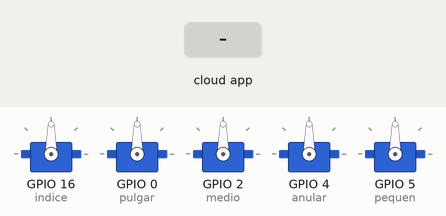
Simulated run of this sketch. Board: ESP8266 (NodeMCU). Shown: 5 × servo. Inputs (shaded band) come from the test bench. WiFi joins after 1.5 s; servers stay silent unless stated; the ROS host is connected and sends only what is stated; what the sketch prints to the serial monitor is not drawn.

Above: at 2.7 s.
2.8 s: the phone or cloud app sets indice to 0
At 4.2 s:
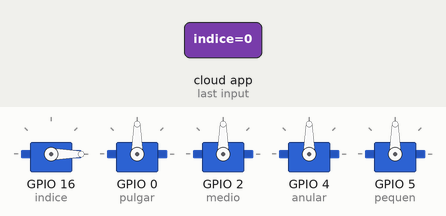
4.5 s: the phone or cloud app sets anular to 0
At 5.6 s:
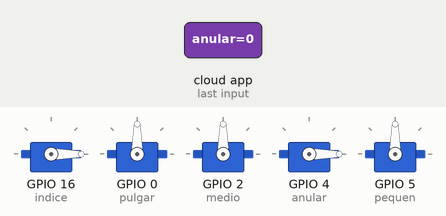
6.0 s: the phone or cloud app sets medio to 0
At 6.9 s:
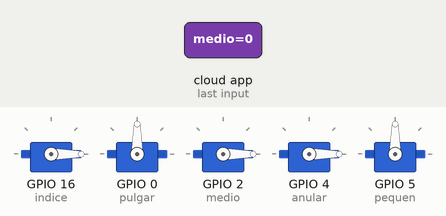
7.5 s: the phone or cloud app sets pulgar to 0
At 8.2 s:
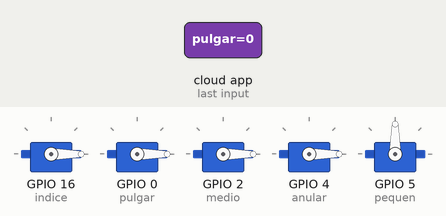
9.0 s: the phone or cloud app sets pequen to 0
At 9.5 s:
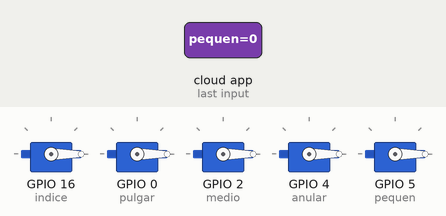
10.5 s: the phone or cloud app sets indice to 45
At 11.9 s:
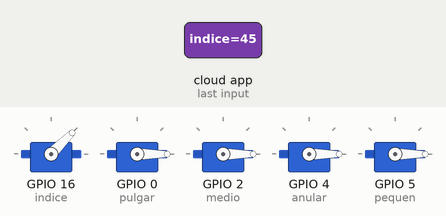
Timing chart, 0 to 13.0 s (numbered marks = the images above; inputs shaded):
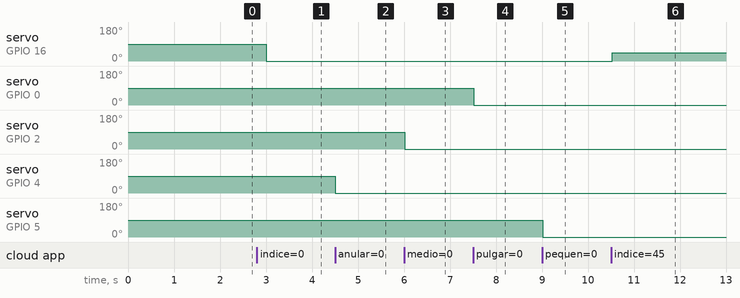

The sketch:

spiADC_ROS.ino
```cpp
#include <ESP8266WiFi.h>
#include <ros.h>
#include <std_msgs/String.h>
#include <std_msgs/UInt16.h>
#include <std_msgs/Empty.h>
#include <Servo.h>

#define indice  16
#define pulgar   0
#define medio    2
#define anular   4
#define pequen   5

Servo servoi;
Servo servoa;
Servo servom;
Servo servop;
Servo servoq;

const char* hello = "Protesis";
ros::NodeHandle  nh;

// WiFi configuration. Replace '***' with your data
const char* ssid = "Rodri's iPhone";
const char* password = "robotica";
IPAddress server(172,20,10,9);      // Set the rosserial socket ROSCORE SERVER IP address
const uint16_t serverPort = 11411;    // Set the rosserial socket server port

//Subscribers
void messageIndice( const std_msgs::UInt16& received_msg){
  Serial.println("Indice");
  hello = "indice";
  servoi.write(received_msg.data);
}
void messageAnular( const std_msgs::UInt16& received_msg){
  Serial.println("Anular");
  hello = "anular";
  servoa.write(received_msg.data);
}
void messageMedio( const  std_msgs::UInt16& received_msg){
  Serial.println("Medio");
  hello = "medio ";
  servom.write(received_msg.data);
}
void messagePulgar( const std_msgs::UInt16& received_msg){
  Serial.println("Pulgar");
  hello = "pulgar";
  servop.write(received_msg.data);
}
void messagePequen( const std_msgs::UInt16& received_msg){
  Serial.println("Pequen");
  hello = "pequen";
  servoq.write(received_msg.data);
}
void messageSerial( const std_msgs::Empty& received_msg){
  hello = "Serial";
  Serial.print(read_adc(1),DEC);
  Serial.print(",");
  Serial.print(read_adc(2),DEC);
  Serial.print(",");
  Serial.print(read_adc(3),DEC);
  Serial.print(",");
  Serial.print(read_adc(4),DEC);
  Serial.print(",");
  Serial.print(read_adc(5),DEC);
  Serial.print(",");
  Serial.print(read_adc(6),DEC);
  Serial.print(",");
  Serial.print(read_adc(7),DEC);
  Serial.print(",");
  Serial.println(read_adc(8),DEC);
}


ros::Subscriber<std_msgs::UInt16> subI("pos/indice", messageIndice);
ros::Subscriber<std_msgs::UInt16> subA("pos/anular", messageAnular);
ros::Subscriber<std_msgs::UInt16> subM("pos/medio",  messageMedio);
ros::Subscriber<std_msgs::UInt16> subP("pos/pulgar", messagePulgar);
ros::Subscriber<std_msgs::UInt16> subE("pos/pequen", messagePequen);
ros::Subscriber<std_msgs::Empty> sub("adc", messageSerial);

std_msgs::String str_msg;
ros::Publisher chatter("chatter", &str_msg);


#define SELPIN   15 //Selection Pin
#define DATAOUT  13//MOSI
#define DATAIN   12//MISO
#define SPICLOCK 14//Clock
int readvalue;


void setupServo(){
  servoi.attach(indice);
  servop.attach(pulgar);
  servom.attach(medio);
  servoa.attach(anular);
  servoq.attach(pequen);
}
void setupWiFi() {                    // connect to ROS server as as a client
  Serial.print("Connecting to ");
  Serial.println(ssid);
  WiFi.begin(ssid, password);

  while (WiFi.status() != WL_CONNECTED) {
    delay(500);
    Serial.print(".");
  }
    Serial.println("");
    Serial.println("WiFi connected");
    Serial.println("IP address: ");
    Serial.println(WiFi.localIP());
}
void setupRos()  {
  nh.getHardware()->setConnection(server, serverPort);
  nh.initNode();
  nh.advertise(chatter);
  nh.subscribe(subI);
  nh.subscribe(subA);
  nh.subscribe(subM);
  nh.subscribe(subP);
  nh.subscribe(subE);
  nh.subscribe(sub);
}
void setupSPI()  {
  //set pin modes
  pinMode(SELPIN, OUTPUT);
  pinMode(DATAOUT, OUTPUT);
  pinMode(DATAIN, INPUT);
  pinMode(SPICLOCK, OUTPUT);
  //disable device to start with
  digitalWrite(SELPIN,HIGH);
  digitalWrite(DATAOUT,LOW);
  digitalWrite(SPICLOCK,LOW);
}


void setup(){
  Serial.begin(9600);
  //Setup Wifi Connection
  setupWiFi();
  //Setup Servo outputs
  setupServo();
  //Setup Ros Clients
  setupRos();
  //Setup SPI interface
}


void loop() {
 //readvalue = read_adc(2);
 //Serial.println(readvalue,DEC);
 //Serial.println(" ");
 //delay(250);
  str_msg.data = hello;
  chatter.publish( &str_msg );
  nh.spinOnce();
  delay(500);
}


//ADC read thru SPI
int read_adc(int channel){
  int adcvalue = 0;
  byte commandbits = B11000000; //command bits - start, mode, chn (3), dont care (3)

  //allow channel selection
  commandbits|=((channel-1)<<3);

  digitalWrite(SELPIN,LOW); //Select adc
  // setup bits to be written
  for (int i=7; i>=3; i--){
    digitalWrite(DATAOUT,commandbits&1<<i);
    //cycle clock
    digitalWrite(SPICLOCK,HIGH);
    digitalWrite(SPICLOCK,LOW);
  }

  digitalWrite(SPICLOCK,HIGH);    //ignores 2 null bitsesp
  digitalWrite(SPICLOCK,LOW);
  digitalWrite(SPICLOCK,HIGH);
  digitalWrite(SPICLOCK,LOW);

  //read bits from adc
  for (int i=11; i>=0; i--){
    adcvalue+=digitalRead(DATAIN)<<i;
    //cycle clock
    digitalWrite(SPICLOCK,HIGH);
    digitalWrite(SPICLOCK,LOW);
  }
  digitalWrite(SELPIN, HIGH); //turn off device
  return adcvalue;
}
```

Measured:
- after the input at 2.8 s, servo on GPIO 16 (indice): 90° → 0° after 0.21 s
- after the input at 4.5 s, servo on GPIO 4 (anular): 90° → 0° at once
- after the input at 6.0 s, servo on GPIO 2 (medio): 90° → 0° at once
- after the input at 7.5 s, servo on GPIO 0 (pulgar): 90° → 0° at once
- after the input at 9.0 s, servo on GPIO 5 (pequen): 90° → 0° at once
- after the input at 10.5 s, servo on GPIO 16 (indice): 0° → 45° at once
